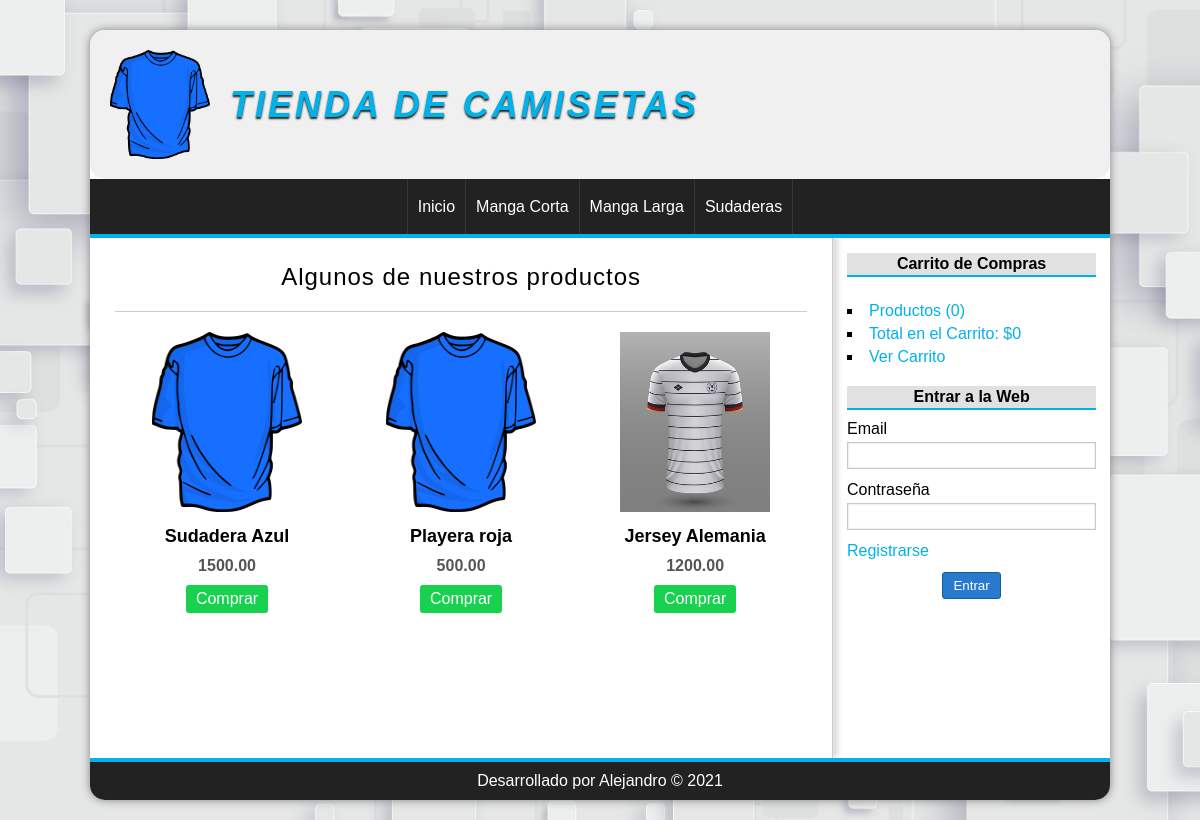
The page / on the database its author committed.
### tables this page shows
CREATE TABLE categorias(
    id INT(255) AUTO_INCREMENT NOT NULL,
    nombre VARCHAR(100) NOT NULL,
    CONSTRAINT pk_categorias PRIMARY KEY (id)
);

CREATE TABLE productos(
        id INT(255) AUTO_INCREMENT NOT NULL,
        categoria_id INT(255) NOT NULL,
        nombre VARCHAR(100) NOT NULL,
        descripcion TEXT,
        precio FLOAT(100, 2) NOT NULL,
        stock INT(255) NOT NULL,
        oferta VARCHAR(2),
        fecha date not null,
        imagen VARCHAR(255) NOT NULL,
        CONSTRAINT pk_productos PRIMARY KEY (id),
        CONSTRAINT fk_producto_categoria FOREIGN KEY(categoria_id) REFERENCES categorias(id)
    );

### config/db.php (called while the page is built)
<?php
class Database
{
    public static function connect()
    {
        $db = new mysqli("localhost", "root", "", "tienda", 3308);
        $db->query("SET NAMES 'UTF8'");
        return $db;
    }
}

### helpers/utils.php (called while the page is built, shortened)
<?php
class Utils
{
    public static function showCategorias()
    {
        require_once 'models/categoria.php';
        $categoria = new Categoria();
        $categorias = $categoria->getAll();
        return $categorias;
    }
    public static function statsCarrito()
    {
        $stats = array(
            'count' => 0,
            'total' => 0
        );
        return $stats;
    }
}

### models/categoria.php (called while the page is built, shortened)
<?php
class Categoria
{
    private $db;
    public function __construct()
    {
        $this->db = Database::connect();
    }
    public function getAll()
    {
        $categorias = $this->db->query("SELECT * FROM CATEGORIAS");
        return $categorias;
    }
}

### controllers/productoController.php (called while the page is built, shortened)
<?php
require_once 'models/producto.php';
class ProductoController
{
    public function index()
    {
        $producto = new Producto();
        $productos = $producto->getRandom(6);
        require_once 'views/productos/destacados.php';
    }
}

### models/producto.php (called while the page is built, shortened)
<?php
class Producto
{
    private $db;
    public function __construct()
    {
        $this->db = Database::connect();
    }
    function getRandom($limit)
    {
        $productos = $this->db->query("SELECT * FROM PRODUCTOS ORDER BY RAND() LIMIT $limit");
        return $productos;
    }
}

### views/productos/destacados.php (the view)
<h1>Algunos de nuestros productos</h1>
<div id="products">
    <?php while ($produ = $productos->fetch_object()) : ?>
        <?php if ($produ->stock > 0) : ?>
            <div class="product">
                <a href="<?= base_url ?>producto/show&id=<?= $produ->id ?>">
                    <?php if ($produ->imagen != null || !empty($produ->imagen)) : ?>
                        <img src="<?= base_url ?>uploads/images/<?= $produ->imagen ?>" alt="<?= $produ->nombre ?>">
                    <?php else : ?>
                        <img src="<?= base_url ?>assets/images/camiseta.png" alt="<?= $produ->nombre ?>">
                    <?php endif; ?>
                    <h2><?= $produ->nombre ?></h2>
                </a>
                <p>
                    <?= $produ->precio ?>
                </p>
                <a href="<?= base_url ?>carrito/add&id=<?= $produ->id ?>" class="button">Comprar</a>
            </div>
        <?php endif; ?>
    <?php endwhile; ?>
</div>

### views/layout/header.php (shortened to what this page needs)
<!DOCTYPE html>
<html lang="es">
<head>
    <link rel="stylesheet" href="<?= base_url ?>assets/css/styles.css">
</head>
<body>
    <div id="container">
        <header id="header">
            <div id="logo">
                <img src="<?= base_url ?>assets/images/camiseta.png" alt="Camiseta Logo">
                <a href="<?= base_url ?>">
                    <h1>Tienda de Camisetas</h1>
                </a>
            </div>
        </header>
        <nav id="menu">
            <ul>
                <?php $categorias = Utils::showCategorias(); ?>
                <li>
                    <a href="<?= base_url ?>">Inicio</a>
                </li>
                <?php while ($cat = $categorias->fetch_object()) : ?>
                    <li>
                        <a href="<?= base_url ?>categoria/ver&id=<?= $cat->id ?>"><?= $cat->nombre ?></a>
                    </li>
                <?php endwhile; ?>
            </ul>
        </nav>
        <div id="content">

### views/layout/sidebar.php (shortened to what this page needs)
<aside id="lateral">
    <div id="login" class="block-aside">
        <h3>Carrito de Compras</h3>
        <ul>
            <li>
                <?php $stats = Utils::statsCarrito() ?>
                <a href="<?= base_url ?>carrito/index">Productos (<?= $stats['count'] ?>)</a>
            </li>
            <li>
                <a href="<?= base_url ?>carrito/index">Total en el Carrito: $<?= $stats['total'] ?></a>
            </li>
            <li>
                <a href="<?= base_url ?>carrito/index">Ver Carrito</a>
            </li>
        </ul>
    </div>
    <div id="login" class="block-aside">
        <?php if (!isset($_SESSION['identity'])) : ?>
            <h3>Entrar a la Web</h3>
            <form action="<?= base_url ?>usuario/login" method="post">
                <label for="email">Email</label>
                <input type="email" name="email" id="email">
                <label for="password">Contraseña</label>
                <input type="password" name="password" id="password">
                <?php if (!isset($_SESSION['identity']) || !isset($_SESSION['admin'])) : ?>
                    <label><a href="<?= base_url ?>usuario/registro">Registrarse</a></label>
                <?php endif; ?>
                <input type="submit" value="Entrar">
            </form>
        <?php else : ?>
            <h3><?= $_SESSION['identity']->nombre . ' ' . $_SESSION['identity']->apellidos ?></h3>
        <?php endif; ?>
    </div>
</aside>
<div id="central">

### index.php (shortened to what this page needs)
<?php
require_once 'config/db.php';
require_once 'helpers/utils.php';
require_once 'views/layout/header.php';
require_once 'views/layout/sidebar.php';
if (isset($_GET['controller'])) {
    $nombre_controlador = $_GET['controller'] . "Controller";
} elseif (!isset($_GET['controller']) && !isset($_GET['action'])) {
    $nombre_controlador = controller_default;
} else {
    showError();
    exit();
}
if (isset($nombre_controlador) && class_exists($nombre_controlador)) {
    $controlador = new $nombre_controlador();
    if (isset($_GET['action']) && method_exists($controlador, $_GET['action'])) {
        $action = $_GET['action'];
        $controlador->$action();
    } elseif (!isset($_GET['controller']) && !isset($_GET['action'])) {
        $action_default = action_default;
        $controlador->$action_default();
    } else {
        showError();
    }
} else {
    showError();
}
require_once 'views/layout/footer.php';

### views/layout/footer.php
</div>
</div>
<footer id="footer">
    <p>Desarrollado por Alejandro &copy; <?= date('Y') ?></p>
</footer>
</div>
</body>
</html>

### assets/css/styles.css (style rules this page uses)
* { margin: 0; padding: 0; font-family: Arial, Helvetica, sans-serif; }
body { background: url(../images/5026563.jpg); background-repeat: inherit; background-size: cover; }
a { color: #01b1ea; text-decoration: none; }
#container { height: auto; width: 85%; background: white; margin: 0 auto; margin-top: 30px; margin-bottom: 20px; min-height: 65vh; box-shadow: 0 0 10px gray; border-radius: 15px; }
#header { width: 100%; height: auto; background: #f0f0f0f0; border-radius: 15px; }
#logo { display: flex; flex-direction: row; flex-wrap: wrap; align-items: center; padding: 20px; margin-left: 20px; }
#logo img { width: 100px; transition: all 300ms; }
#logo a { flex-basis: 70%; font-family: "Times New Roman", Times, serif; font-style: italic; font-size: 30px; letter-spacing: 3px; text-transform: uppercase; color: #01b1ea; font-weight: bold; text-decoration: none; margin-left: 20px; text-shadow: 0 2px 2px #222222; transition: all 300ms; }
#menu { background: #222; color: white; height: auto; min-height: 55px; border-bottom: 4px solid #01b1ea; }
#menu ul { display: flex; align-items: center; text-align: center; flex-wrap: wrap; list-style: none; text-decoration: none; justify-content: center; min-height: inherit; }
#menu ul li { border-right: 1px solid #363636; min-height: inherit; line-height: 55px; align-items: center; }
#menu ul li a { display: block; color: white; text-decoration: none; padding-left: 10px; padding-right: 10px; min-height: inherit; transition: all 500ms; }
#menu ul li:first-child { border-left: 1px solid #363636; }
#content { display: flex; flex-direction: row-reverse; justify-content: center; overflow: hidden; background: white; min-height: inherit; }
#lateral { flex-basis: 22%; margin-top: 20px; margin-left: 10px; }
#lateral .block-aside { display: flex; flex-direction: row; flex-wrap: wrap; width: 90%; margin: 5px auto; margin-bottom: 0; padding: 10px; padding-bottom: 0; }
#lateral h3 { width: 100%; text-align: center; padding-top: 2px; padding-bottom: 2px; font-size: 16px; font-weight: bold; background-color: #e1e1e1; border-bottom: 2px solid #01b1ea; }
form { display: flex; flex-wrap: wrap; flex-direction: column; width: 100%; }
input[type="text"], input[type="email"], input[type="password"], input[type="number"], input[type="file"], label, select, textarea { width: 95%; flex-shrink: 1; margin-top: 2px; margin-bottom: 2px; }
input[type="text"], input[type="password"], input[type="email"], input[type="number"], select, textarea { border: 1px solid #c9c9c9; box-shadow: 0 0 2px #ccc inset; background: white; padding: 5px; color: gray; transition: all 300ms; }
input[type="button"], input[type="submit"], button, .button { display: block; justify-self: center; border-radius: 2px; width: min-content; padding: 5px; padding-left: 10px; padding-right: 10px; color: white; background: #2979cd; border: 1px solid #11608e; cursor: pointer; margin: 0 auto; border-radius: 3px; }
.button { background: #18d14f; color: white !important; text-decoration: none; border: none; }
label, input[type="button"], input[type="submit"], button { display: block; margin-top: 10px; }
#lateral .block-aside:last-child { margin-bottom: 20px; }
#lateral ul { margin-top: 20px; }
#lateral ul li { list-style: square inside; vertical-align: middle; margin-bottom: 5px; margin-top: 5px; }
#central { flex-basis: 75%; border-right: 1px solid #ccc; box-shadow: 5px -1px 5px #ddd; padding: 25px; }
#central h1 { font-size: 24px; text-align: center; font-weight: normal; letter-spacing: 1px; border-bottom: 1px solid #ccc; margin-bottom: 20px; padding: 20px; padding-top: 0; }
#products { display: grid; grid-template-columns: repeat(3, 1fr); grid-gap: 10px; row-gap: 30px; }
.product { width: 100%; text-align: center; }
.product h2 { font-size: 18px; margin-bottom: 10px; }
.product img { width: 150px; height: 180px; margin-bottom: 10px; }
.product p { font-weight: bold; color: #555; margin-bottom: 10px; }
.product a { color: black; text-decoration: none; }
#footer { text-align: center; padding-top: 10px; padding-bottom: 10px; color: white; background: #222222; border-top: 4px solid #01b1ea; border-radius: 0 0 15px 15px; margin-top: auto; top: 0; }
@media (min-width: 950px) and (max-width: 1500px) { #lateral { flex-basis: 30%; margin: 0; } }
@media (min-width: 950px) and (max-width: 1500px) { #logo { flex-wrap: nowrap; margin-left: 0; } }
@media (min-width: 950px) and (max-width: 1500px) { #logo a { font-size: 18px; } }

### rows shown on the page
categorias: nombre "Manga Corta"
categorias: nombre "Manga Larga"
categorias: nombre "Sudaderas"
productos: nombre "Sudadera Azul", precio "1500.00"
productos: nombre "Playera roja", precio "500.00"
productos: imagen (picture), nombre "Jersey Alemania", precio "1200.00"

### other values the page prints
$stats['count'] "0"
$stats['total'] "0"
